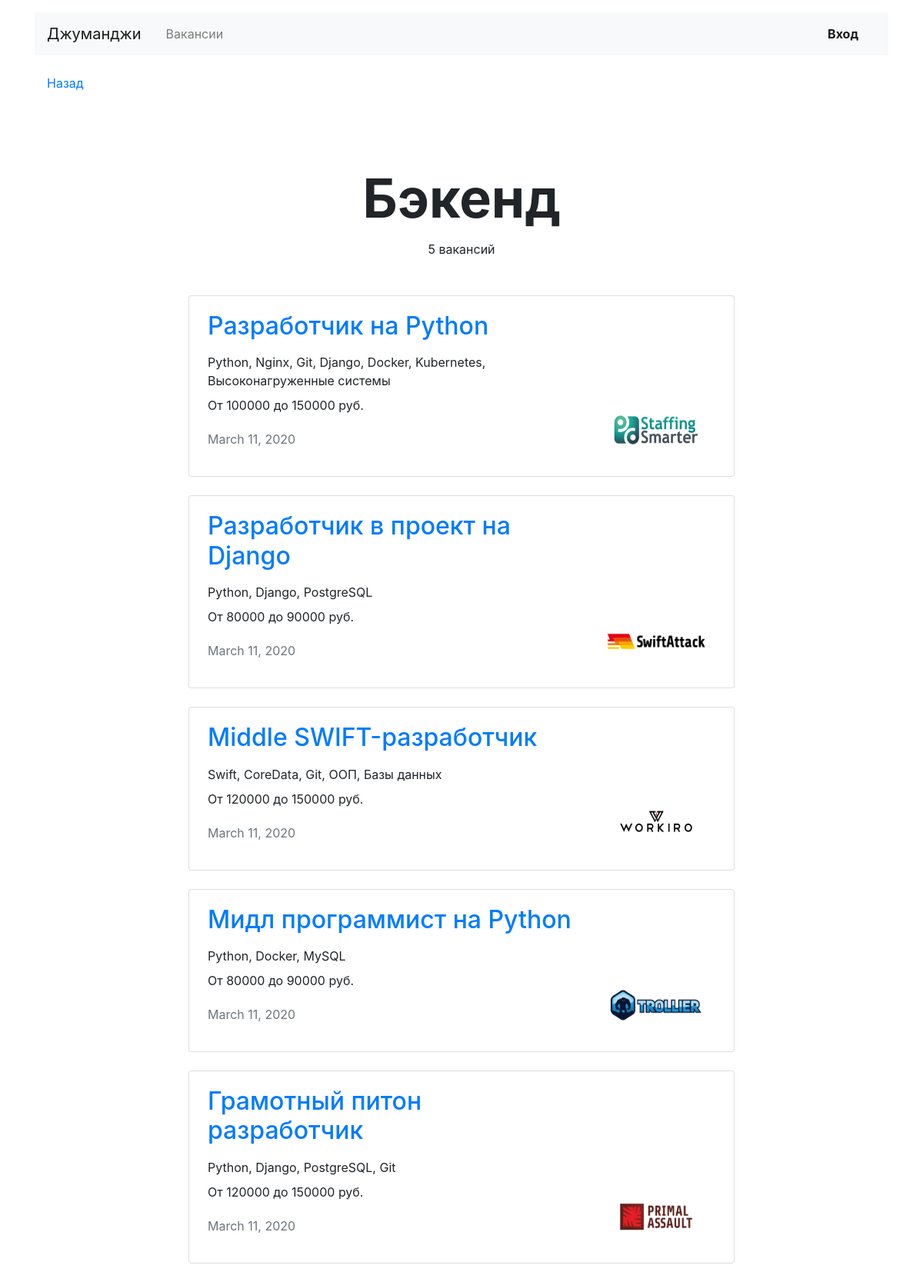
Page /vacancies/cat/backend on the committed database.
### vacancies/models.py (models this page shows, shortened)
class Specialty (models.Model):
    code = CharField(max_length=200)
    title = CharField(max_length=200)
    picture = URLField(default='https://place-hold.it/100x60')

class Vacancy(models.Model):
    title = CharField(max_length=200)
    specialty = ForeignKey('Specialty', on_delete=SET('IT'), related_name="vacancies")
    company = ForeignKey('Company', on_delete=CASCADE, related_name="companies")
    skills = TextField()
    description = TextField()
    salary_min = IntegerField()
    salary_max = IntegerField()
    published_at = DateField()

class Company (models.Model):
    name = CharField(max_length=200)
    location = CharField(max_length=200)
    logo = URLField(default='https://place-hold.it/100x60')
    description = TextField()
    employee_count = IntegerField()

### vacancies/views.py (the view)
# urls.py: path('vacancies/cat/<str:category_name>', vacancies.vacancies_on_category, name='vacancies_on_category'),
def vacancies_on_category(request, category_name):
    try:
        specialty = Specialty.objects.get(code=category_name)
        vacancies_on_category = Vacancy.objects.filter(specialty=specialty)
        context = {
            'vacancies_on_category': vacancies_on_category,
            'specialty': specialty,
            'number_of_vacancies': len(vacancies_on_category),
        }
        return render(request, 'vacancies_on_category.html', context)
    except Specialty.DoesNotExist or Vacancy.DoesNotExist:
        return redirect(main_view)

### vacancies/templates/vacancies_on_category.html (shortened to what this page needs)
{% extends 'base.html' %}
{% block container %}
  <main class="container mt-3">
    <section>
      <h1 class="h1 text-center mx-auto mt-4 pt-5" style="font-size: 70px;"><strong>{{ specialty.title }}</strong></h1>
      <p class="text-center pt-1">{{ number_of_vacancies }} вакансий</p>
      <div class="row mt-5">
        <div class="col-12 col-lg-8 offset-lg-2 m-auto">
          {% if not vacancies_on_category %}
          <div class="text-center">Нет вакансий</div>
          {% else %}
            {% for vacancy in vacancies_on_category %}
              {% include 'vacancy_summary.html' %}
            {% endfor %}
          {% endif %}
    </section>
  </main>
{% endblock %}

### vacancies/templates/base.html (shortened to what this page needs)
<!DOCTYPE html>
<html lang="ru">
<head>
  <link rel="stylesheet" href="https://stackpath.bootstrapcdn.com/bootstrap/4.3.1/css/bootstrap.min.css">
</head>
<body>
  <header class="container mt-3">
    <nav class="navbar navbar-expand-lg navbar-light bg-light">
      <a class="navbar-brand mr-4" href="/">Джуманджи</a>
      <div class="collapse navbar-collapse justify-content-between" id="navbarNav">
        <ul class="navbar-nav col-10">
          <li class="nav-item">
            <a class="nav-link" href="{% url 'vacancies' %}">Вакансии</a>
          </li>
        </ul>
        <ul class="navbar-nav col-2 justify-content-end">
          <li class="nav-item active">
            <a href="/admin" class="nav-link font-weight-bold">Вход</a>
          </li>
        </ul>
      </div>
    </nav>
  </header>
  <main class="container mt-3">
    <div class="navbar mt-2">
      <p><a href="javascript:history.go(-1)">Назад</a></p>
    </div>
  {% block container %}{% endblock %}
</body>
</html>

### vacancies/templates/vacancy_summary.html
<div class="card mb-4">
    <div class="card-body px-4">
        <div class="row">
        <a href="{% url 'vacancy' vacancy.id %}"><div class="col-12 col-md-8 col-lg-9">
            <h2 class="h2 pb-2">{{ vacancy.title }}</h2>
        </a>
            <p class="mb-2">{{ vacancy.skills }}</p>
            <p>От {{ vacancy.salary_min }} до {{ vacancy.salary_max }} руб.</p>
            <p class="text-muted pt-1">{{ vacancy.published_at }}</p>
        </div>
        <div class="col-12 col-md-4 col-lg-3 d-flex align-items-end">
            <a href="{% url 'company_card' vacancy.company.id %}"><img src="{{ vacancy.company.logo }}" width="130" height="80" alt=""></a>
        </div>
        </div>
    </div>
</div>

### rows in the picture
Specialty: title "Бэкенд"
Vacancy: title "Разработчик на Python", skills "Python, Nginx, Git, Django, Docker, Kubernetes, Высоконагруженные системы", salary_min "100000", salary_max "150000", published_at "March 11, 2020", company.logo (picture)
Vacancy: title "Разработчик в проект на Django", skills "Python, Django, PostgreSQL", salary_min "80000", salary_max "90000", published_at "March 11, 2020", company.logo (picture)
Vacancy: title "Middle SWIFT-разработчик", skills "Swift, CoreData, Git, ООП, Базы данных", salary_min "120000", salary_max "150000", published_at "March 11, 2020", company.logo (picture)
Vacancy: title "Мидл программист на Python", skills "Python, Docker, MySQL", salary_min "80000", salary_max "90000", published_at "March 11, 2020", company.logo (picture)
Vacancy: title "Грамотный питон разработчик", skills "Python, Django, PostgreSQL, Git", salary_min "120000", salary_max "150000", published_at "March 11, 2020", company.logo (picture)

### other values in the picture
{{ number_of_vacancies }} "5"
